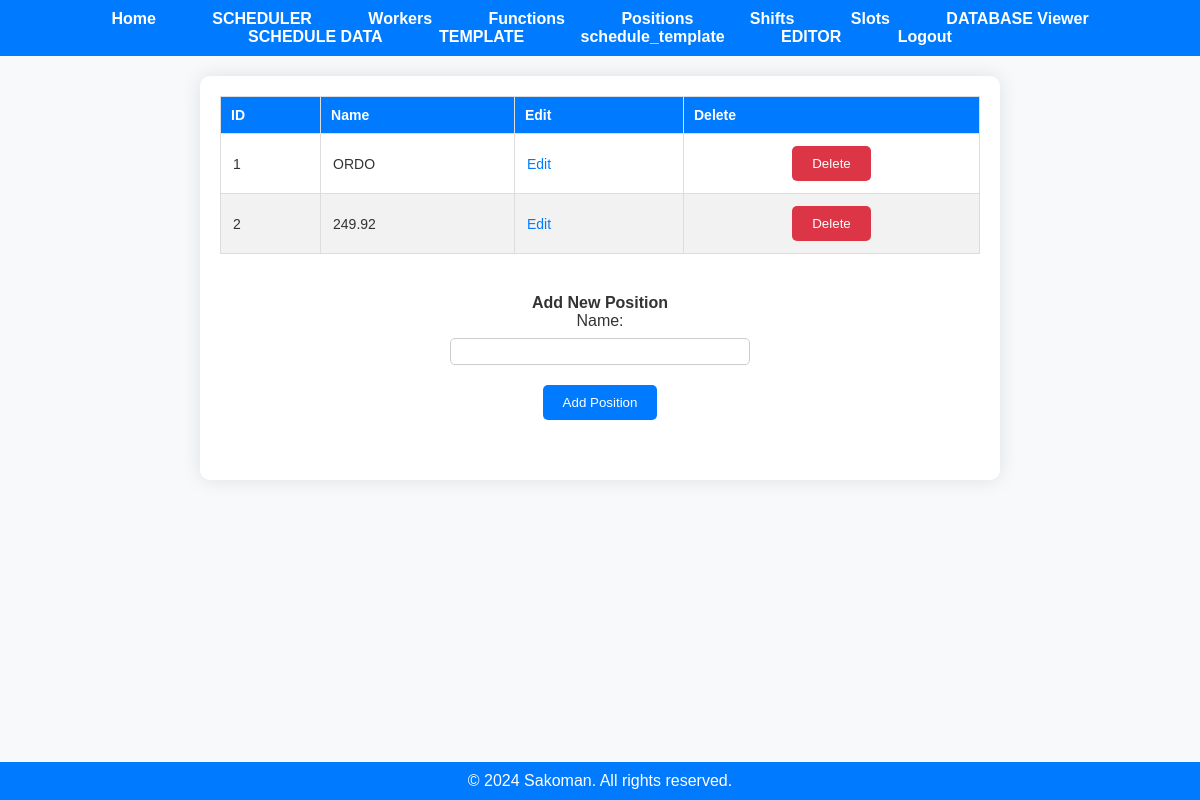
The page /positions (signed in) on the database as committed earlier.
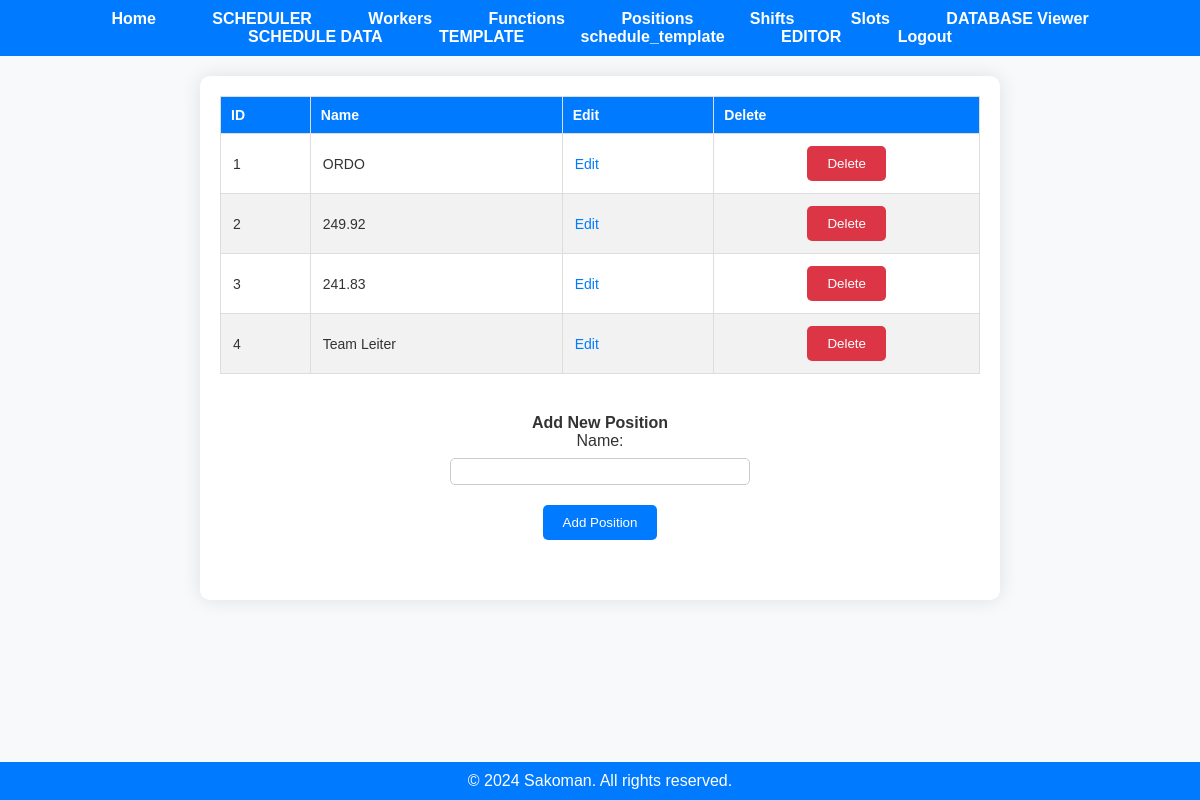
The same page on the database as committed later.
### app.py (models this page shows)
class Position(db.Model):
    position_id = db.Column(db.Integer, primary_key=True)
    user_id = db.Column(db.Integer, nullable=False)
    name = db.Column(db.String(50), nullable=False)

### app.py (the view)
@app.route('/positions')
@employer_required
def display_positions():
    if 'user_id' not in session:
        flash('You must be logged in to view this page.', 'error')
        return redirect(url_for('login'))
    user_id = session['user_id']
    positions = fetch_all(user_id, 'Position')
    return render_template('positions.html', positions=positions)

### app.py (called while the page is built)
@login_manager.user_loader
def load_user(user_id):
    return User.query.get(int(user_id))

def employer_required(func):
    @wraps(func)
    def decorated_function(*args, **kwargs):
        if not current_user.is_authenticated:
            flash('You must be logged in to view this page.', 'error')
            return redirect(url_for('login'))
        if current_user.role != 'employer':
            flash('You do not have permission to view this page.', 'error')
            return redirect('/')
        return func(*args, **kwargs)
    return decorated_function

def fetch_all(user_id, table_name):
    if table_name not in ['Worker', 'Function', 'Position', 'Shift', 'Slot', 'Year_Days', 'Schedule']:
        return None
    table_class = globals()[table_name]
    items = table_class.query.filter_by(user_id=user_id).all()
    return items

### templates/positions.html (shortened to what this page needs)
<!DOCTYPE html>
<html lang="en">
<head>
    <link rel="stylesheet" href="{{ url_for('static', filename='styles.css') }}">
</head>
<body>
    {% include 'navbar.html' %}
    <div class="container">
        <div class="existing-items-section">
            {% if positions %}
                <table class="data-table">
                    <thead>
                        <tr>
                            <th>ID</th>
                            <th>Name</th>
                            <th>Edit</th>
                            <th>Delete</th>
                        </tr>
                    </thead>
                    <tbody>
                        {% for position in positions %}
                            <tr>
                                <td>{{ position.position_id }}</td>
                                <td>{{ position.name }}</td>
                                <td>
                                    <a href="/edit/{{ table_name }}/{{ position.position_id }}" class="action-link">Edit</a>
                                </td>
                                <td>
                                    <form action="/delete/{{ table_name }}/{{ position.position_id }}" method="post">
                                        <button type="submit" class="delete-button">Delete</button>
                                    </form>
                                </td>
                            </tr>
                        {% endfor %}
                    </tbody>
                </table>
            {% else %}
                <p>No positions available.</p>
            {% endif %}
        </div>
        <div class="add-item-section">
            <h2>Add New Position</h2>
            <form action="/add/position" method="post" class="add-form">
                <label for="name">Name:</label>
                <input type="text" id="name" name="name">
                <button type="submit" class="add-button">Add Position</button>
            </form>
        </div>
    </div>
    <div class="footer">
        &copy; 2024 Sakoman. All rights reserved.
    </div>
</body>
</html>

Rows that differ between the two databases and show on the page:
added Position: position_id "3", name "241.83"
added Position: position_id "4", name "Team Leiter"
